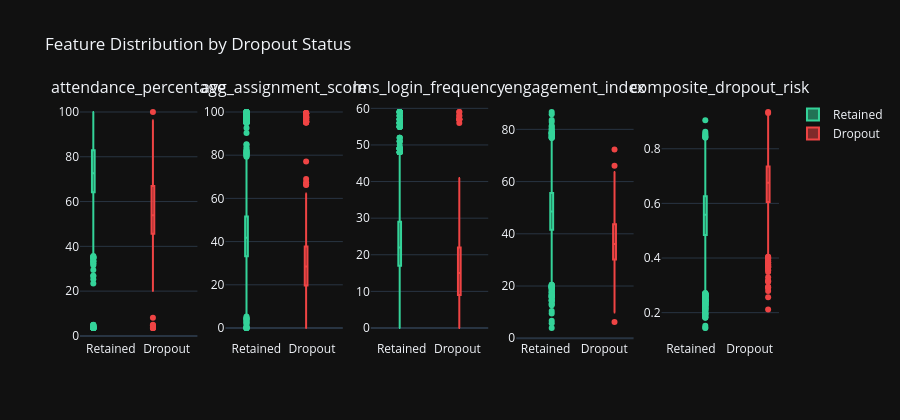

The code cell stored with this chart in its notebook:
### Code cell
# Boxplots: key features vs dropout
features = ['attendance_percentage', 'avg_assignment_score',
            'lms_login_frequency', 'engagement_index', 'composite_dropout_risk']
df['Status'] = df['dropout'].map({0: 'Retained', 1: 'Dropout'})
fig = make_subplots(rows=1, cols=len(features), subplot_titles=features)
for i, feat in enumerate(features, 1):
    for status, color in [('Retained', '#34d399'), ('Dropout', '#ef4444')]:
        fig.add_trace(go.Box(
            y=df[df['Status'] == status][feat],
            name=status, marker_color=color, showlegend=(i == 1)
        ), row=1, col=i)
fig.update_layout(template='plotly_dark', height=420,
                  title='Feature Distribution by Dropout Status', boxmode='group')
fig.show()

### Figure 1 — Plotly figure (JSON) as saved in the notebook; plotly's stock layout.template omitted (floating-point values rounded to 4 significant figures; data arrays with more than 128 entries replaced by an {"elided": "..."} marker saying what was removed)
{"data": [{"marker": {"color": "#34d399"}, "name": "Retained", "showlegend": true, "type": "box", "xaxis": "x", "y": {"elided": "9105 float values"}, "yaxis": "y"}, {"marker": {"color": "#ef4444"}, "name": "Dropout", "showlegend": true, "type": "box", "xaxis": "x", "y": {"elided": "895 float values"}, "yaxis": "y"}, {"marker": {"color": "#34d399"}, "name": "Retained", "showlegend": false, "type": "box", "xaxis": "x2", "y": {"elided": "9105 float values"}, "yaxis": "y2"}, {"marker": {"color": "#ef4444"}, "name": "Dropout", "showlegend": false, "type": "box", "xaxis": "x2", "y": {"elided": "895 float values"}, "yaxis": "y2"}, {"marker": {"color": "#34d399"}, "name": "Retained", "showlegend": false, "type": "box", "xaxis": "x3", "y": {"elided": "9105 int values"}, "yaxis": "y3"}, {"marker": {"color": "#ef4444"}, "name": "Dropout", "showlegend": false, "type": "box", "xaxis": "x3", "y": {"elided": "895 int values"}, "yaxis": "y3"}, {"marker": {"color": "#34d399"}, "name": "Retained", "showlegend": false, "type": "box", "xaxis": "x4", "y": {"elided": "9105 float values"}, "yaxis": "y4"}, {"marker": {"color": "#ef4444"}, "name": "Dropout", "showlegend": false, "type": "box", "xaxis": "x4", "y": {"elided": "895 float values"}, "yaxis": "y4"}, {"marker": {"color": "#34d399"}, "name": "Retained", "showlegend": false, "type": "box", "xaxis": "x5", "y": {"elided": "9105 float values"}, "yaxis": "y5"}, {"marker": {"color": "#ef4444"}, "name": "Dropout", "showlegend": false, "type": "box", "xaxis": "x5", "y": {"elided": "895 float values"}, "yaxis": "y5"}], "layout": {"annotations": [{"font": {"size": 16}, "showarrow": false, "text": "attendance_percentage", "x": 0.084, "xanchor": "center", "xref": "paper", "y": 1, "yanchor": "bottom", "yref": "paper"}, {"font": {"size": 16}, "showarrow": false, "text": "avg_assignment_score", "x": 0.292, "xanchor": "center", "xref": "paper", "y": 1, "yanchor": "bottom", "yref": "paper"}, {"font": {"size": 16}, "showarrow": false, "text": "lms_login_frequency", "x": 0.5, "xanchor": "center", "xref": "paper", "y": 1, "yanchor": "bottom", "yref": "paper"}, {"font": {"size": 16}, "showarrow": false, "text": "engagement_index", "x": 0.708, "xanchor": "center", "xref": "paper", "y": 1, "yanchor": "bottom", "yref": "paper"}, {"font": {"size": 16}, "showarrow": false, "text": "composite_dropout_risk", "x": 0.916, "xanchor": "center", "xref": "paper", "y": 1, "yanchor": "bottom", "yref": "paper"}], "boxmode": "group", "height": 420, "title": {"text": "Feature Distribution by Dropout Status"}, "xaxis": {"anchor": "y", "domain": [0, 0.168]}, "xaxis2": {"anchor": "y2", "domain": [0.208, 0.376]}, "xaxis3": {"anchor": "y3", "domain": [0.416, 0.584]}, "xaxis4": {"anchor": "y4", "domain": [0.624, 0.792]}, "xaxis5": {"anchor": "y5", "domain": [0.832, 1]}, "yaxis": {"anchor": "x", "domain": [0, 1]}, "yaxis2": {"anchor": "x2", "domain": [0, 1]}, "yaxis3": {"anchor": "x3", "domain": [0, 1]}, "yaxis4": {"anchor": "x4", "domain": [0, 1]}, "yaxis5": {"anchor": "x5", "domain": [0, 1]}}}
